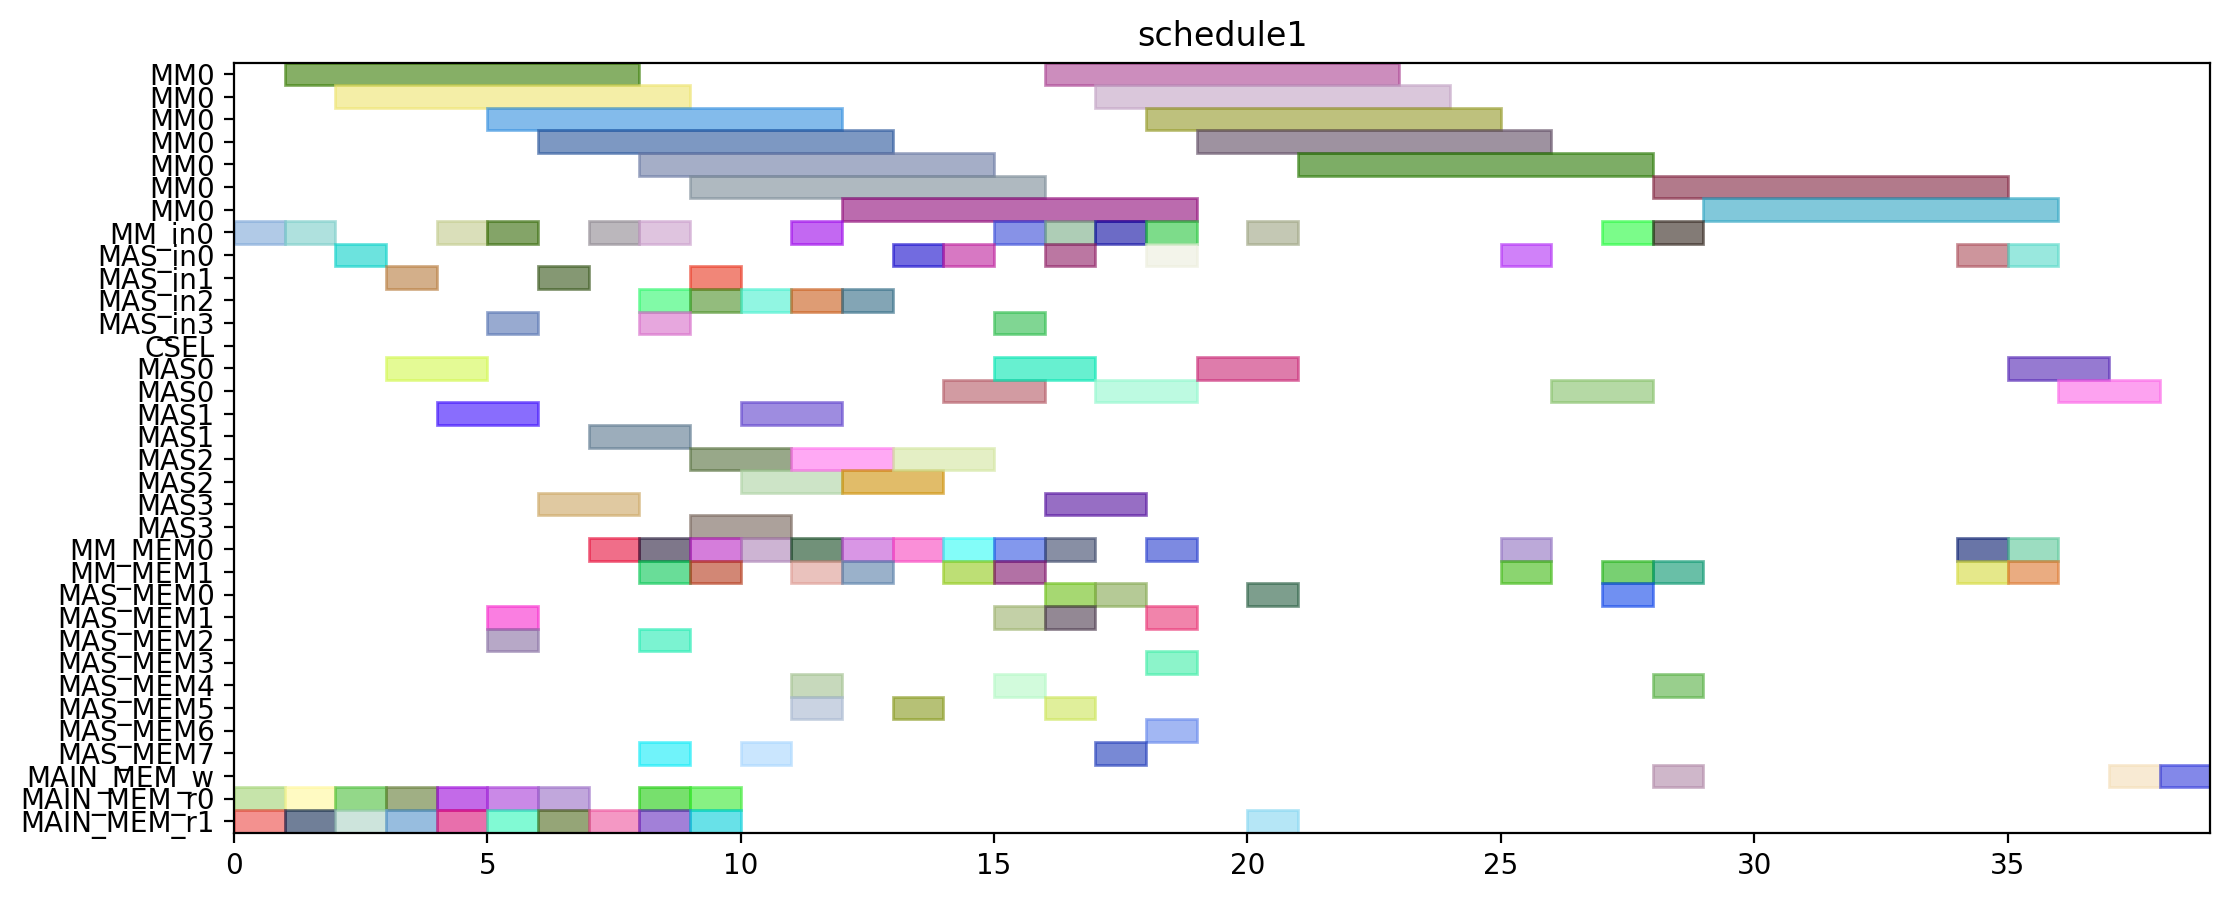

Python code for this plot:
from pyschedule import Scenario, solvers, plotters, alt


def solve():
	horizon = 148
	S = Scenario("schedule1", horizon=horizon)

	# resource
	MM = S.Resources('MM', num=1, size=7)
	MM_in = S.Resources('MM_in', num=1)
	MAS_in = S.Resources('MAS_in', num=4)
	CSEL = S.Resource('CSEL')
	MAS = S.Resources('MAS', num=4, size=2, periods=range(1, horizon))
	MM_MEM = S.Resources('MM_MEM', num=2)
	MAS_MEM = S.Resources('MAS_MEM', num=8)
	MAIN_MEM_w = S.Resource('MAIN_MEM_w', size=1)
	MAIN_MEM_r = S.Resources('MAIN_MEM_r', num=2)

	# result of previous scheduling
	t2_in = S.Task('t2_in', length=1, delay_cost=1)
	S += t2_in >= 0
	t2_in += MM_in[0]

	t2_mem0 = S.Task('t2_mem0', length=1, delay_cost=1)
	S += t2_mem0 >= 0
	t2_mem0 += MAIN_MEM_r[0]

	t2_mem1 = S.Task('t2_mem1', length=1, delay_cost=1)
	S += t2_mem1 >= 0
	t2_mem1 += MAIN_MEM_r[1]

	t0_in = S.Task('t0_in', length=1, delay_cost=1)
	S += t0_in >= 1
	t0_in += MM_in[0]

	t0_mem0 = S.Task('t0_mem0', length=1, delay_cost=1)
	S += t0_mem0 >= 1
	t0_mem0 += MAIN_MEM_r[0]

	t0_mem1 = S.Task('t0_mem1', length=1, delay_cost=1)
	S += t0_mem1 >= 1
	t0_mem1 += MAIN_MEM_r[1]

	t2 = S.Task('t2', length=7, delay_cost=1)
	S += t2 >= 1
	t2 += MM[0]

	t0 = S.Task('t0', length=7, delay_cost=1)
	S += t0 >= 2
	t0 += MM[0]

	t4_in = S.Task('t4_in', length=1, delay_cost=1)
	S += t4_in >= 2
	t4_in += MAS_in[0]

	t4_mem0 = S.Task('t4_mem0', length=1, delay_cost=1)
	S += t4_mem0 >= 2
	t4_mem0 += MAIN_MEM_r[0]

	t4_mem1 = S.Task('t4_mem1', length=1, delay_cost=1)
	S += t4_mem1 >= 2
	t4_mem1 += MAIN_MEM_r[1]

	t3_in = S.Task('t3_in', length=1, delay_cost=1)
	S += t3_in >= 3
	t3_in += MAS_in[1]

	t3_mem0 = S.Task('t3_mem0', length=1, delay_cost=1)
	S += t3_mem0 >= 3
	t3_mem0 += MAIN_MEM_r[0]

	t3_mem1 = S.Task('t3_mem1', length=1, delay_cost=1)
	S += t3_mem1 >= 3
	t3_mem1 += MAIN_MEM_r[1]

	t4 = S.Task('t4', length=2, delay_cost=1)
	S += t4 >= 3
	t4 += MAS[0]

	t1_in = S.Task('t1_in', length=1, delay_cost=1)
	S += t1_in >= 4
	t1_in += MM_in[0]

	t1_mem0 = S.Task('t1_mem0', length=1, delay_cost=1)
	S += t1_mem0 >= 4
	t1_mem0 += MAIN_MEM_r[0]

	t1_mem1 = S.Task('t1_mem1', length=1, delay_cost=1)
	S += t1_mem1 >= 4
	t1_mem1 += MAIN_MEM_r[1]

	t3 = S.Task('t3', length=2, delay_cost=1)
	S += t3 >= 4
	t3 += MAS[1]

	t1 = S.Task('t1', length=7, delay_cost=1)
	S += t1 >= 5
	t1 += MM[0]

	t5_in = S.Task('t5_in', length=1, delay_cost=1)
	S += t5_in >= 5
	t5_in += MM_in[0]

	t5_mem0 = S.Task('t5_mem0', length=1, delay_cost=1)
	S += t5_mem0 >= 5
	t5_mem0 += MAS_MEM[2]

	t5_mem1 = S.Task('t5_mem1', length=1, delay_cost=1)
	S += t5_mem1 >= 5
	t5_mem1 += MAS_MEM[1]

	t9_in = S.Task('t9_in', length=1, delay_cost=1)
	S += t9_in >= 5
	t9_in += MAS_in[3]

	t9_mem0 = S.Task('t9_mem0', length=1, delay_cost=1)
	S += t9_mem0 >= 5
	t9_mem0 += MAIN_MEM_r[0]

	t9_mem1 = S.Task('t9_mem1', length=1, delay_cost=1)
	S += t9_mem1 >= 5
	t9_mem1 += MAIN_MEM_r[1]

	t5 = S.Task('t5', length=7, delay_cost=1)
	S += t5 >= 6
	t5 += MM[0]

	t8_in = S.Task('t8_in', length=1, delay_cost=1)
	S += t8_in >= 6
	t8_in += MAS_in[1]

	t8_mem0 = S.Task('t8_mem0', length=1, delay_cost=1)
	S += t8_mem0 >= 6
	t8_mem0 += MAIN_MEM_r[0]

	t8_mem1 = S.Task('t8_mem1', length=1, delay_cost=1)
	S += t8_mem1 >= 6
	t8_mem1 += MAIN_MEM_r[1]

	t9 = S.Task('t9', length=2, delay_cost=1)
	S += t9 >= 6
	t9 += MAS[3]

	t20_in = S.Task('t20_in', length=1, delay_cost=1)
	S += t20_in >= 7
	t20_in += MM_in[0]

	t20_mem0 = S.Task('t20_mem0', length=1, delay_cost=1)
	S += t20_mem0 >= 7
	t20_mem0 += MM_MEM[0]

	t20_mem1 = S.Task('t20_mem1', length=1, delay_cost=1)
	S += t20_mem1 >= 7
	t20_mem1 += MAIN_MEM_r[1]

	t8 = S.Task('t8', length=2, delay_cost=1)
	S += t8 >= 7
	t8 += MAS[1]

	t10_in = S.Task('t10_in', length=1, delay_cost=1)
	S += t10_in >= 8
	t10_in += MM_in[0]

	t10_mem0 = S.Task('t10_mem0', length=1, delay_cost=1)
	S += t10_mem0 >= 8
	t10_mem0 += MAS_MEM[2]

	t10_mem1 = S.Task('t10_mem1', length=1, delay_cost=1)
	S += t10_mem1 >= 8
	t10_mem1 += MAS_MEM[7]

	t13_in = S.Task('t13_in', length=1, delay_cost=1)
	S += t13_in >= 8
	t13_in += MAS_in[2]

	t13_mem0 = S.Task('t13_mem0', length=1, delay_cost=1)
	S += t13_mem0 >= 8
	t13_mem0 += MAIN_MEM_r[0]

	t13_mem1 = S.Task('t13_mem1', length=1, delay_cost=1)
	S += t13_mem1 >= 8
	t13_mem1 += MAIN_MEM_r[1]

	t18_in = S.Task('t18_in', length=1, delay_cost=1)
	S += t18_in >= 8
	t18_in += MAS_in[3]

	t18_mem0 = S.Task('t18_mem0', length=1, delay_cost=1)
	S += t18_mem0 >= 8
	t18_mem0 += MM_MEM[0]

	t18_mem1 = S.Task('t18_mem1', length=1, delay_cost=1)
	S += t18_mem1 >= 8
	t18_mem1 += MM_MEM[1]

	t20 = S.Task('t20', length=7, delay_cost=1)
	S += t20 >= 8
	t20 += MM[0]

	t10 = S.Task('t10', length=7, delay_cost=1)
	S += t10 >= 9
	t10 += MM[0]

	t13 = S.Task('t13', length=2, delay_cost=1)
	S += t13 >= 9
	t13 += MAS[2]

	t14_in = S.Task('t14_in', length=1, delay_cost=1)
	S += t14_in >= 9
	t14_in += MAS_in[2]

	t14_mem0 = S.Task('t14_mem0', length=1, delay_cost=1)
	S += t14_mem0 >= 9
	t14_mem0 += MAIN_MEM_r[0]

	t14_mem1 = S.Task('t14_mem1', length=1, delay_cost=1)
	S += t14_mem1 >= 9
	t14_mem1 += MAIN_MEM_r[1]

	t16_in = S.Task('t16_in', length=1, delay_cost=1)
	S += t16_in >= 9
	t16_in += MAS_in[1]

	t16_mem0 = S.Task('t16_mem0', length=1, delay_cost=1)
	S += t16_mem0 >= 9
	t16_mem0 += MM_MEM[0]

	t16_mem1 = S.Task('t16_mem1', length=1, delay_cost=1)
	S += t16_mem1 >= 9
	t16_mem1 += MM_MEM[1]

	t18 = S.Task('t18', length=2, delay_cost=1)
	S += t18 >= 9
	t18 += MAS[3]

	t14 = S.Task('t14', length=2, delay_cost=1)
	S += t14 >= 10
	t14 += MAS[2]

	t16 = S.Task('t16', length=2, delay_cost=1)
	S += t16 >= 10
	t16 += MAS[1]

	t19_in = S.Task('t19_in', length=1, delay_cost=1)
	S += t19_in >= 10
	t19_in += MAS_in[2]

	t19_mem0 = S.Task('t19_mem0', length=1, delay_cost=1)
	S += t19_mem0 >= 10
	t19_mem0 += MM_MEM[0]

	t19_mem1 = S.Task('t19_mem1', length=1, delay_cost=1)
	S += t19_mem1 >= 10
	t19_mem1 += MAS_MEM[7]

	t15_in = S.Task('t15_in', length=1, delay_cost=1)
	S += t15_in >= 11
	t15_in += MM_in[0]

	t15_mem0 = S.Task('t15_mem0', length=1, delay_cost=1)
	S += t15_mem0 >= 11
	t15_mem0 += MAS_MEM[4]

	t15_mem1 = S.Task('t15_mem1', length=1, delay_cost=1)
	S += t15_mem1 >= 11
	t15_mem1 += MAS_MEM[5]

	t19 = S.Task('t19', length=2, delay_cost=1)
	S += t19 >= 11
	t19 += MAS[2]

	t6_in = S.Task('t6_in', length=1, delay_cost=1)
	S += t6_in >= 11
	t6_in += MAS_in[2]

	t6_mem0 = S.Task('t6_mem0', length=1, delay_cost=1)
	S += t6_mem0 >= 11
	t6_mem0 += MM_MEM[0]

	t6_mem1 = S.Task('t6_mem1', length=1, delay_cost=1)
	S += t6_mem1 >= 11
	t6_mem1 += MM_MEM[1]

	t11_in = S.Task('t11_in', length=1, delay_cost=1)
	S += t11_in >= 12
	t11_in += MAS_in[2]

	t11_mem0 = S.Task('t11_mem0', length=1, delay_cost=1)
	S += t11_mem0 >= 12
	t11_mem0 += MM_MEM[0]

	t11_mem1 = S.Task('t11_mem1', length=1, delay_cost=1)
	S += t11_mem1 >= 12
	t11_mem1 += MM_MEM[1]

	t15 = S.Task('t15', length=7, delay_cost=1)
	S += t15 >= 12
	t15 += MM[0]

	t6 = S.Task('t6', length=2, delay_cost=1)
	S += t6 >= 12
	t6 += MAS[2]

	t11 = S.Task('t11', length=2, delay_cost=1)
	S += t11 >= 13
	t11 += MAS[2]

	t7_in = S.Task('t7_in', length=1, delay_cost=1)
	S += t7_in >= 13
	t7_in += MAS_in[0]

	t7_mem0 = S.Task('t7_mem0', length=1, delay_cost=1)
	S += t7_mem0 >= 13
	t7_mem0 += MM_MEM[0]

	t7_mem1 = S.Task('t7_mem1', length=1, delay_cost=1)
	S += t7_mem1 >= 13
	t7_mem1 += MAS_MEM[5]

	t22_in = S.Task('t22_in', length=1, delay_cost=1)
	S += t22_in >= 14
	t22_in += MAS_in[0]

	t22_mem0 = S.Task('t22_mem0', length=1, delay_cost=1)
	S += t22_mem0 >= 14
	t22_mem0 += MM_MEM[0]

	t22_mem1 = S.Task('t22_mem1', length=1, delay_cost=1)
	S += t22_mem1 >= 14
	t22_mem1 += MM_MEM[1]

	t7 = S.Task('t7', length=2, delay_cost=1)
	S += t7 >= 14
	t7 += MAS[0]

	t21_in = S.Task('t21_in', length=1, delay_cost=1)
	S += t21_in >= 15
	t21_in += MAS_in[3]

	t21_mem0 = S.Task('t21_mem0', length=1, delay_cost=1)
	S += t21_mem0 >= 15
	t21_mem0 += MM_MEM[0]

	t21_mem1 = S.Task('t21_mem1', length=1, delay_cost=1)
	S += t21_mem1 >= 15
	t21_mem1 += MM_MEM[1]

	t22 = S.Task('t22', length=2, delay_cost=1)
	S += t22 >= 15
	t22 += MAS[0]

	t28_in = S.Task('t28_in', length=1, delay_cost=1)
	S += t28_in >= 15
	t28_in += MM_in[0]

	t28_mem0 = S.Task('t28_mem0', length=1, delay_cost=1)
	S += t28_mem0 >= 15
	t28_mem0 += MAS_MEM[4]

	t28_mem1 = S.Task('t28_mem1', length=1, delay_cost=1)
	S += t28_mem1 >= 15
	t28_mem1 += MAS_MEM[1]

	t12_in = S.Task('t12_in', length=1, delay_cost=1)
	S += t12_in >= 16
	t12_in += MAS_in[0]

	t12_mem0 = S.Task('t12_mem0', length=1, delay_cost=1)
	S += t12_mem0 >= 16
	t12_mem0 += MM_MEM[0]

	t12_mem1 = S.Task('t12_mem1', length=1, delay_cost=1)
	S += t12_mem1 >= 16
	t12_mem1 += MAS_MEM[5]

	t21 = S.Task('t21', length=2, delay_cost=1)
	S += t21 >= 16
	t21 += MAS[3]

	t25_in = S.Task('t25_in', length=1, delay_cost=1)
	S += t25_in >= 16
	t25_in += MM_in[0]

	t25_mem0 = S.Task('t25_mem0', length=1, delay_cost=1)
	S += t25_mem0 >= 16
	t25_mem0 += MAS_MEM[0]

	t25_mem1 = S.Task('t25_mem1', length=1, delay_cost=1)
	S += t25_mem1 >= 16
	t25_mem1 += MAS_MEM[1]

	t28 = S.Task('t28', length=7, delay_cost=1)
	S += t28 >= 16
	t28 += MM[0]

	t12 = S.Task('t12', length=2, delay_cost=1)
	S += t12 >= 17
	t12 += MAS[0]

	t25 = S.Task('t25', length=7, delay_cost=1)
	S += t25 >= 17
	t25 += MM[0]

	t27_in = S.Task('t27_in', length=1, delay_cost=1)
	S += t27_in >= 17
	t27_in += MM_in[0]

	t27_mem0 = S.Task('t27_mem0', length=1, delay_cost=1)
	S += t27_mem0 >= 17
	t27_mem0 += MAS_MEM[0]

	t27_mem1 = S.Task('t27_mem1', length=1, delay_cost=1)
	S += t27_mem1 >= 17
	t27_mem1 += MAS_MEM[7]

	t17_in = S.Task('t17_in', length=1, delay_cost=1)
	S += t17_in >= 18
	t17_in += MAS_in[0]

	t17_mem0 = S.Task('t17_mem0', length=1, delay_cost=1)
	S += t17_mem0 >= 18
	t17_mem0 += MM_MEM[0]

	t17_mem1 = S.Task('t17_mem1', length=1, delay_cost=1)
	S += t17_mem1 >= 18
	t17_mem1 += MAS_MEM[3]

	t27 = S.Task('t27', length=7, delay_cost=1)
	S += t27 >= 18
	t27 += MM[0]

	t29_in = S.Task('t29_in', length=1, delay_cost=1)
	S += t29_in >= 18
	t29_in += MM_in[0]

	t29_mem0 = S.Task('t29_mem0', length=1, delay_cost=1)
	S += t29_mem0 >= 18
	t29_mem0 += MAS_MEM[6]

	t29_mem1 = S.Task('t29_mem1', length=1, delay_cost=1)
	S += t29_mem1 >= 18
	t29_mem1 += MAS_MEM[1]

	t17 = S.Task('t17', length=2, delay_cost=1)
	S += t17 >= 19
	t17 += MAS[0]

	t29 = S.Task('t29', length=7, delay_cost=1)
	S += t29 >= 19
	t29 += MM[0]

	t23_in = S.Task('t23_in', length=1, delay_cost=1)
	S += t23_in >= 20
	t23_in += MM_in[0]

	t23_mem0 = S.Task('t23_mem0', length=1, delay_cost=1)
	S += t23_mem0 >= 20
	t23_mem0 += MAS_MEM[0]

	t23_mem1 = S.Task('t23_mem1', length=1, delay_cost=1)
	S += t23_mem1 >= 20
	t23_mem1 += MAIN_MEM_r[1]

	t23 = S.Task('t23', length=7, delay_cost=1)
	S += t23 >= 21
	t23 += MM[0]


	# new tasks
	t24 = S.Task('t24', length=7, delay_cost=1)
	t24 += alt(MM)
	t24_in = S.Task('t24_in', length=1, delay_cost=1)
	t24_in += alt(MM_in)
	S += t24_in*MM_in[0]<=t24*MM[0]
	t24_mem0 = S.Task('t24_mem0', length=1, delay_cost=1)
	t24_mem0 += MAS_MEM[0]
	S += 18 < t24_mem0
	S += t24_mem0 <= t24

	t24_mem1 = S.Task('t24_mem1', length=1, delay_cost=1)
	t24_mem1 += MM_MEM[1]
	S += 27 < t24_mem1
	S += t24_mem1 <= t24

	t26 = S.Task('t26', length=7, delay_cost=1)
	t26 += alt(MM)
	t26_in = S.Task('t26_in', length=1, delay_cost=1)
	t26_in += alt(MM_in)
	S += t26_in*MM_in[0]<=t26*MM[0]
	t26_mem0 = S.Task('t26_mem0', length=1, delay_cost=1)
	t26_mem0 += MAS_MEM[4]
	S += 12 < t26_mem0
	S += t26_mem0 <= t26

	t26_mem1 = S.Task('t26_mem1', length=1, delay_cost=1)
	t26_mem1 += MM_MEM[1]
	S += 27 < t26_mem1
	S += t26_mem1 <= t26

	Z_Hash1_new = S.Task('Z_Hash1_new', length=2, delay_cost=1)
	Z_Hash1_new += alt(MAS)
	Z_Hash1_new_in = S.Task('Z_Hash1_new_in', length=1, delay_cost=1)
	Z_Hash1_new_in += alt(MAS_in)
	S += Z_Hash1_new_in*MAS_in[0]<=Z_Hash1_new*MAS[0]

	S += Z_Hash1_new_in*MAS_in[1]<=Z_Hash1_new*MAS[1]

	S += Z_Hash1_new_in*MAS_in[2]<=Z_Hash1_new*MAS[2]

	S += Z_Hash1_new_in*MAS_in[3]<=Z_Hash1_new*MAS[3]

	S += 0<Z_Hash1_new

	Z_Hash1_new_w = S.Task('Z_Hash1_new_w', length=1, delay_cost=1)
	Z_Hash1_new_w += alt(MAIN_MEM_w)
	S += Z_Hash1_new <= Z_Hash1_new_w

	Z_Hash1_new_mem0 = S.Task('Z_Hash1_new_mem0', length=1, delay_cost=1)
	Z_Hash1_new_mem0 += MM_MEM[0]
	S += 25 < Z_Hash1_new_mem0
	S += Z_Hash1_new_mem0 <= Z_Hash1_new

	Z_Hash1_new_mem1 = S.Task('Z_Hash1_new_mem1', length=1, delay_cost=1)
	Z_Hash1_new_mem1 += MM_MEM[1]
	S += 22 < Z_Hash1_new_mem1
	S += Z_Hash1_new_mem1 <= Z_Hash1_new

	X_Hash1_new = S.Task('X_Hash1_new', length=2, delay_cost=1)
	X_Hash1_new += alt(MAS)
	X_Hash1_new_in = S.Task('X_Hash1_new_in', length=1, delay_cost=1)
	X_Hash1_new_in += alt(MAS_in)
	S += X_Hash1_new_in*MAS_in[0]<=X_Hash1_new*MAS[0]

	S += X_Hash1_new_in*MAS_in[1]<=X_Hash1_new*MAS[1]

	S += X_Hash1_new_in*MAS_in[2]<=X_Hash1_new*MAS[2]

	S += X_Hash1_new_in*MAS_in[3]<=X_Hash1_new*MAS[3]

	S += 0<X_Hash1_new

	X_Hash1_new_w = S.Task('X_Hash1_new_w', length=1, delay_cost=1)
	X_Hash1_new_w += alt(MAIN_MEM_w)
	S += X_Hash1_new <= X_Hash1_new_w

	X_Hash1_new_mem0 = S.Task('X_Hash1_new_mem0', length=1, delay_cost=1)
	X_Hash1_new_mem0 += MM_MEM[0]
	S += 23 < X_Hash1_new_mem0
	S += X_Hash1_new_mem0 <= X_Hash1_new

	X_Hash1_new_mem1 = S.Task('X_Hash1_new_mem1', length=1, delay_cost=1)
	X_Hash1_new_mem1 += alt(MM_MEM)
	S += (t24*MM[0])-1 < X_Hash1_new_mem1*MM_MEM[1]
	S += X_Hash1_new_mem1 <= X_Hash1_new

	Y_Hash1_new = S.Task('Y_Hash1_new', length=2, delay_cost=1)
	Y_Hash1_new += alt(MAS)
	Y_Hash1_new_in = S.Task('Y_Hash1_new_in', length=1, delay_cost=1)
	Y_Hash1_new_in += alt(MAS_in)
	S += Y_Hash1_new_in*MAS_in[0]<=Y_Hash1_new*MAS[0]

	S += Y_Hash1_new_in*MAS_in[1]<=Y_Hash1_new*MAS[1]

	S += Y_Hash1_new_in*MAS_in[2]<=Y_Hash1_new*MAS[2]

	S += Y_Hash1_new_in*MAS_in[3]<=Y_Hash1_new*MAS[3]

	S += 0<Y_Hash1_new

	Y_Hash1_new_w = S.Task('Y_Hash1_new_w', length=1, delay_cost=1)
	Y_Hash1_new_w += alt(MAIN_MEM_w)
	S += Y_Hash1_new <= Y_Hash1_new_w

	Y_Hash1_new_mem0 = S.Task('Y_Hash1_new_mem0', length=1, delay_cost=1)
	Y_Hash1_new_mem0 += MM_MEM[0]
	S += 24 < Y_Hash1_new_mem0
	S += Y_Hash1_new_mem0 <= Y_Hash1_new

	Y_Hash1_new_mem1 = S.Task('Y_Hash1_new_mem1', length=1, delay_cost=1)
	Y_Hash1_new_mem1 += alt(MM_MEM)
	S += (t26*MM[0])-1 < Y_Hash1_new_mem1*MM_MEM[1]
	S += Y_Hash1_new_mem1 <= Y_Hash1_new

	solvers.mip.solve(S,msg=1,kind='CPLEX',ratio_gap=1.01)

	solution = [['hoge']*len(S.solution()[1]) for i in range(len(S.solution()))]
	for i in range(len(S.solution())):
		for j in range(len(S.solution()[i])):
			solution[i][j]=str(S.solution()[i][j])
	print(solution)

	cycles = int(solution[-1][3])

	pic_file_name = "/mnt/rose/usr1/fukuda/ABE/multiRAM_multiMAS_16mux/scheduling_result/stage7MM1_stage2MAS4/EP_ADD_A_0/schedule1.png"
	if(S.solution() != []):
		plotters.matplotlib.plot(S,img_filename=pic_file_name, show_task_labels=False, fig_size=(cycles*0.25+3, 5))

	return solution
